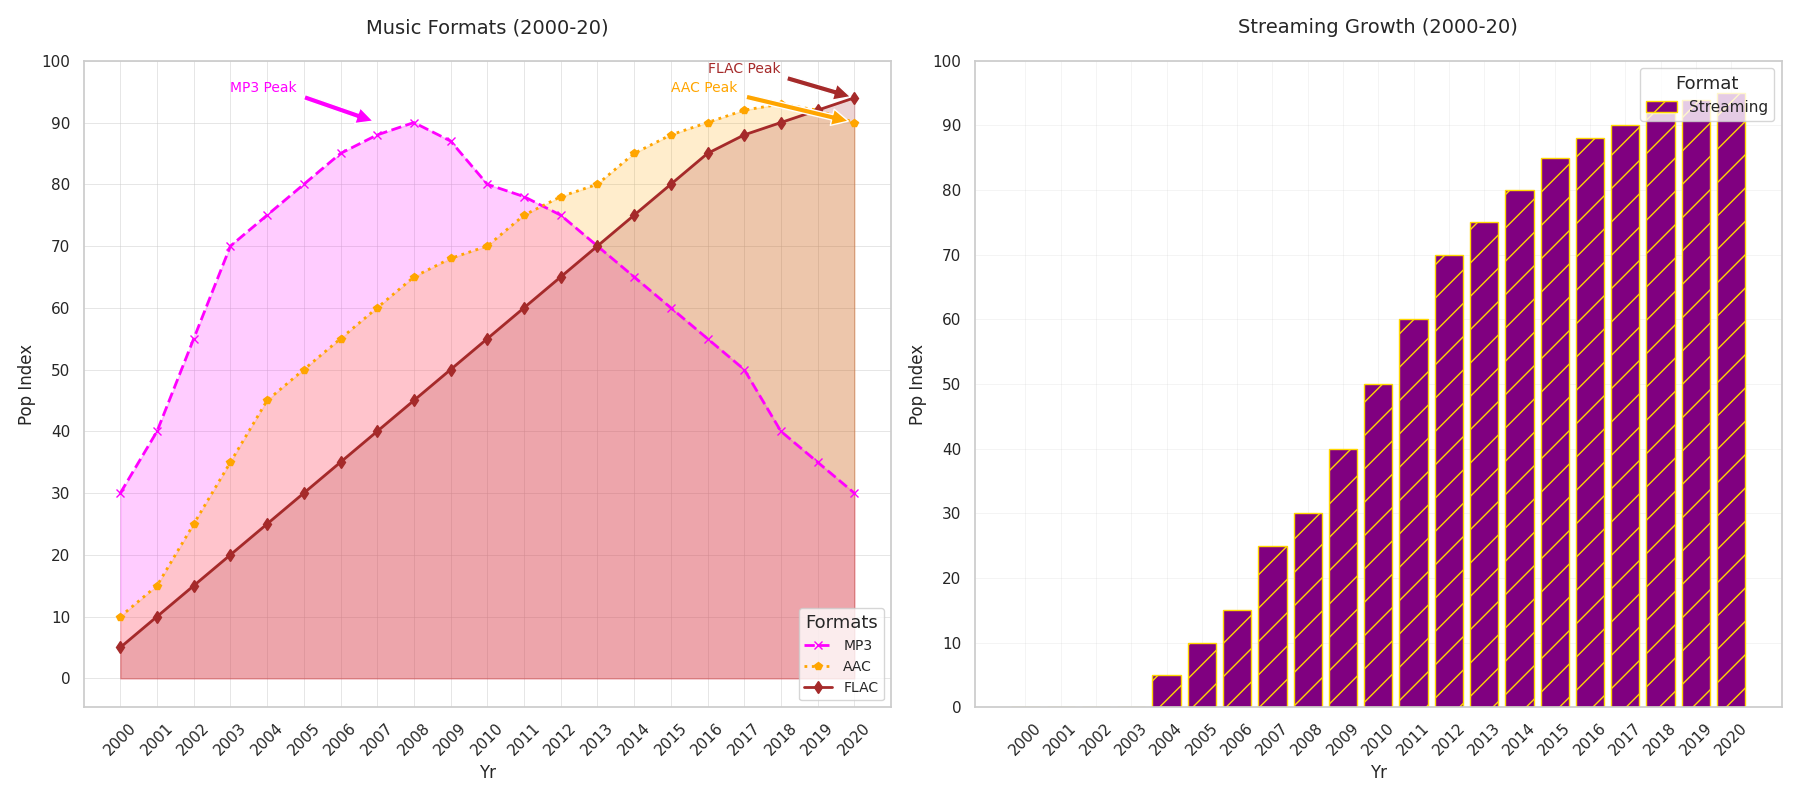

Reproduce this figure in Python.
import matplotlib.pyplot as plt
import numpy as np

years = np.arange(2000, 2021)
mp3_popularity = [30, 40, 55, 70, 75, 80, 85, 88, 90, 87, 80, 78, 75, 70, 65, 60, 55, 50, 40, 35, 30]
aac_popularity = [10, 15, 25, 35, 45, 50, 55, 60, 65, 68, 70, 75, 78, 80, 85, 88, 90, 92, 93, 92, 90]
flac_popularity = [5, 10, 15, 20, 25, 30, 35, 40, 45, 50, 55, 60, 65, 70, 75, 80, 85, 88, 90, 92, 94]
streaming_popularity = [0, 0, 0, 0, 5, 10, 15, 25, 30, 40, 50, 60, 70, 75, 80, 85, 88, 90, 92, 94, 95]

fig, ax = plt.subplots(nrows=1, ncols=2, figsize=(18, 8))

# Line plot for music formats
ax[0].plot(years, mp3_popularity, marker='x', linestyle='--', linewidth=2, color='magenta', label='MP3')
ax[0].plot(years, aac_popularity, marker='p', linestyle=':', linewidth=2, color='orange', label='AAC')
ax[0].plot(years, flac_popularity, marker='d', linestyle='-', linewidth=2, color='brown', label='FLAC')
ax[0].fill_between(years, mp3_popularity, color='magenta', alpha=0.2)
ax[0].fill_between(years, aac_popularity, color='orange', alpha=0.2)
ax[0].fill_between(years, flac_popularity, color='brown', alpha=0.2)
ax[0].set_title('Music Formats (2000-20)', fontsize=14, pad=20)
ax[0].set_xlabel('Yr', fontsize=12)
ax[0].set_ylabel('Pop Index', fontsize=12)
ax[0].set_xticks(years)
ax[0].set_xticklabels(years, rotation=45)
ax[0].set_yticks(np.arange(0, 101, 10))
ax[0].grid(True, which='major', linestyle='-', linewidth=0.7, alpha=0.5)
ax[0].legend(loc='lower right', fontsize=10, title='Formats', title_fontsize='13')

ax[0].annotate('MP3 Peak', xy=(2007, 90), xytext=(2003, 95), arrowprops=dict(facecolor='magenta', shrink=0.05), fontsize=10, color='magenta')
ax[0].annotate('AAC Peak', xy=(2020, 90), xytext=(2015, 95), arrowprops=dict(facecolor='orange', shrink=0.05), fontsize=10, color='orange')
ax[0].annotate('FLAC Peak', xy=(2020, 94), xytext=(2016, 98), arrowprops=dict(facecolor='brown', shrink=0.05), fontsize=10, color='brown')

# Bar chart for streaming popularity
ax[1].bar(years, streaming_popularity, color='purple', edgecolor='gold', hatch='/', label='Streaming')
ax[1].set_title('Streaming Growth (2000-20)', fontsize=14, pad=20)
ax[1].set_xlabel('Yr', fontsize=12)
ax[1].set_ylabel('Pop Index', fontsize=12)
ax[1].set_xticks(years)
ax[1].set_xticklabels(years, rotation=45)
ax[1].set_yticks(np.arange(0, 101, 10))
ax[1].grid(True, which='both', linestyle='-', linewidth=0.5, alpha=0.3)
ax[1].legend(loc='upper right', fontsize=11, title='Format', title_fontsize='13')

plt.tight_layout()
plt.show()
